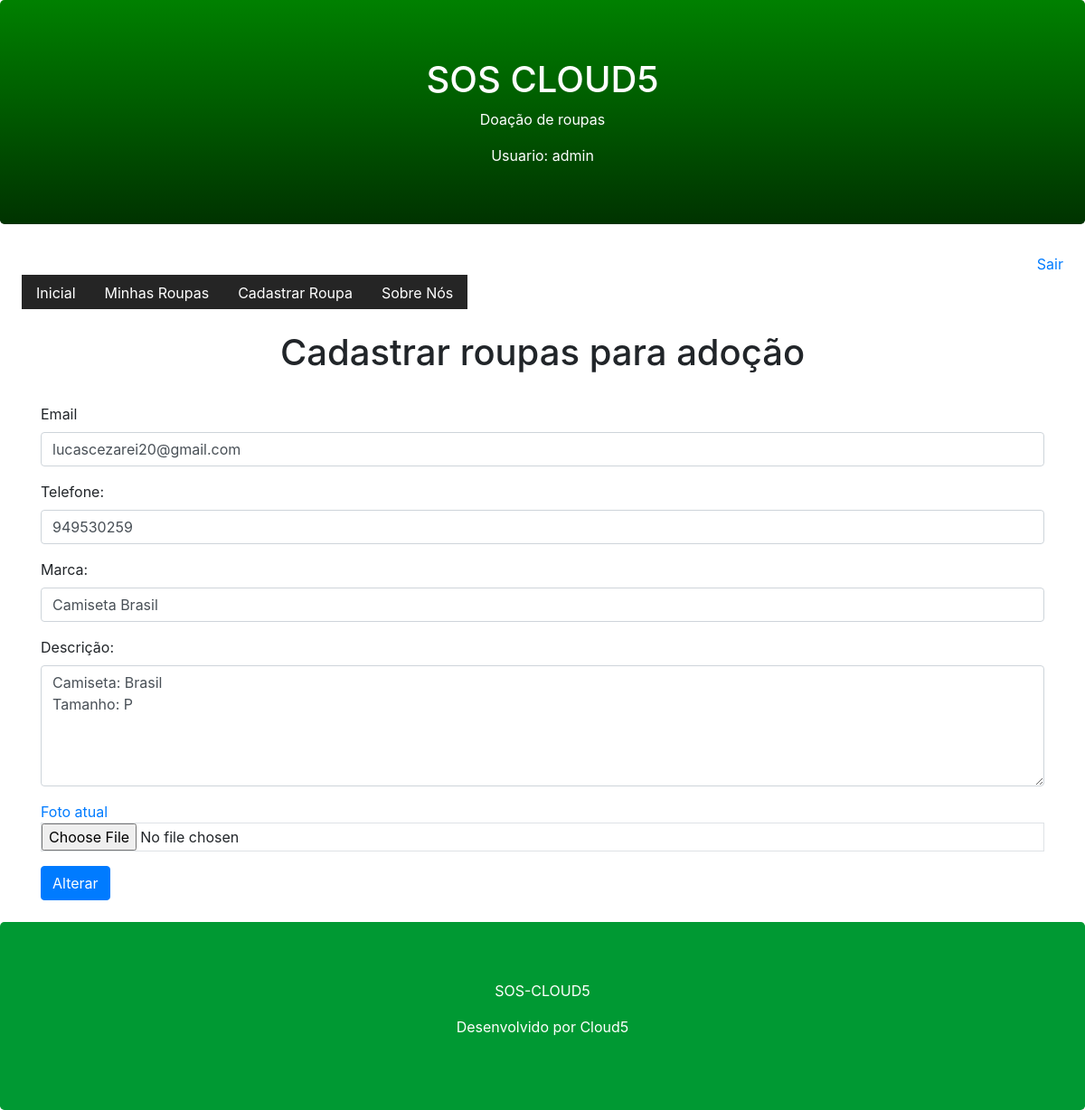
Page /roupas/register/?id=7 (signed in) on the committed database.
### core/models.py (models this page shows, shortened)
class Roupas(models.Model):
    marca = models.CharField(max_length=100)
    descricao = models.TextField()
    telefone = models.CharField(max_length=11)
    email = models.EmailField()
    begin_date = models.DateTimeField(auto_now_add=True)
    photo = models.ImageField(upload_to='Roupas')
    active = models.BooleanField(default=True)
    user = models.ForeignKey(User, on_delete=models.CASCADE)
    class Meta:
        db_table = 'vestuario'

### core/views.py (the view)
# urls.py: path('roupas/register/', views.register_roupas),
@login_required(login_url='/login/')
def register_roupas(request):
    roupas_id = request.GET.get('id')
    if roupas_id:
        roupas = Roupas.objects.get(id=roupas_id)
        if roupas.user == request.user:
            return render(request, 'register-roupas.html', {'roupas':roupas})
    return render (request, 'register-roupas.html')

### templates/register-roupas.html (shortened to what this page needs)
{% extends "model-page.html" %}
{% block content %}
    <h1 class="text-center">Cadastrar roupas para adoção</h1>
    <br>
    <form enctype="multipart/form-data" action="submit", method="POST">{% csrf_token %}
        <div class="container">
            <div class="form-group">
                <label for="email">Email</label>
                <input type="email" class="form-control" name="email" value="{{ roupas.email }}">
            </div>
            <div class="form-group">
                <label for="telefon">Telefone:</label>
                <input type="tel" class="form-control" name="telefone" value="{{ roupas.telefone }}">
            </div>
            <div class="form-group">
                <label for="marca">Marca:</label>
                <input type="text" class="form-control" name="marca" value="{{ roupas.marca }}">
            </div>
            <div class="form-group">
                <label for="descricao">Descrição:</label>
                <textarea class="form-control" rows="5" name="descricao">{{ roupas.descricao }}</textarea>
            </div>
            <div class="form-group">
                <a href="/media/{{ roupas.photo }}" target="_blank">Foto atual</a>
                <input type="file" class="form-control-file border" name="file" accept="image/*">
            </div>
            <button type="submit" class="btn btn-primary">
                {% if roupas %}
                    Alterar
                {% else %}
                    Cadastrar
                {% endif %}
            </button>
        </div>
      </form>
      <br>
{% endblock %}

### templates/model-header.html (shortened to what this page needs)
<link rel="stylesheet" href="https://maxcdn.bootstrapcdn.com/bootstrap/4.1.3/css/bootstrap.min.css">
<div class="jumbotron header text-center">
    <h1>SOS CLOUD5</h1>
    <p>Doação de roupas</p>
    Usuario: {{user}}
</div>
<div class="text-right mr-4">
    <a href="/logout/">Sair</a>
</div>
<div id="menu">
    <ul class="nav ml-4">
        <li class="nav-item">
            <a class="nav-link" href="/roupas/all/">Inicial</a>
        </li>
        <li class="nav-item">
            <a class="nav-link" href="/roupas/user/">Minhas Roupas</a>
        </li>
        <li class="nav-item">
            <a class="nav-link" href="/roupas/register/">Cadastrar Roupa</a>
        </li>
        <li class="nav-item">
            <a class="nav-link" href="/roupas/sobre/">Sobre Nós</a>
        </li>
    </ul>
</div>
<br>

### templates/model-header.html (style rules this page uses)
#menu a { color: #FFF; background-color: #252525; text-decoration: none; border-bottom: transparent solid 1px; padding-bottom: 5px; }
.jumbotron.header { background-color: green; color: white; background-image: linear-gradient(green, #003300); }

### rows in the picture
Roupas: email "lucascezarei20@gmail.com", telefone "949530259", marca "Camiseta Brasil", descricao "Camiseta: Brasil Tamanho: P"

### other values in the picture
{{ user }} "admin"
